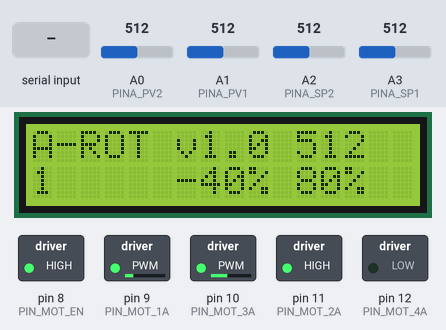
Bench run of a sketch on a simulated Arduino Uno, built with avr-gcc and run on an emulated ATmega328P. Shown: 16×2 character LCD, switched loads named in the sketch (green lamp = pin HIGH). Inputs (shaded band) come from the test bench; at power-on: A3 (PINA_SP1) = 512, A0 (PINA_PV2) = 512, A1 (PINA_PV1) = 512, A2 (PINA_SP2) = 512. What the sketch prints to the serial monitor is not drawn.

Above: at 1.2 s.
1.3 s: "A\n" received over Serial
At 2.8 s:
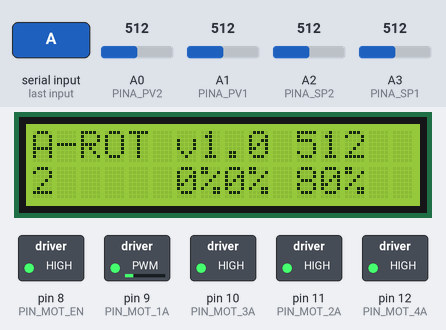
4.3 s: "B\n" received over Serial
At 5.5 s:
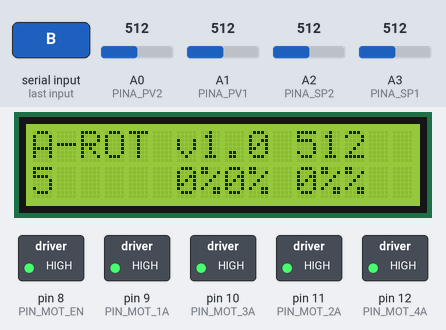
7.3 s: A3 (PINA_SP1) set to 716
At 8.8 s:
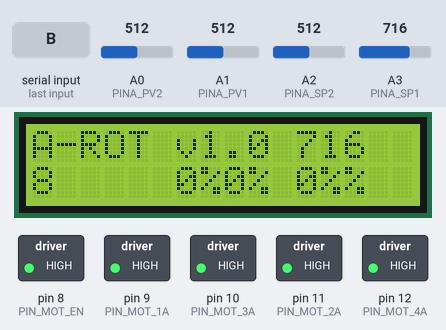
9.5 s: A3 (PINA_SP1) set to 992
At 10.3 s:
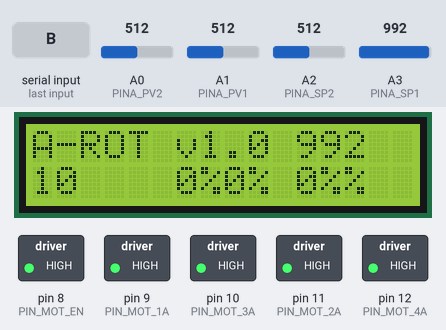
11.5 s: A3 (PINA_SP1) set to 306
At 13.8 s:
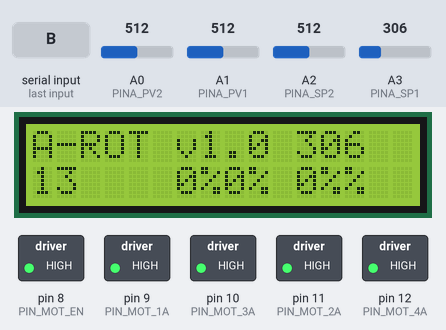
Timing chart, 0 to 15.3 s (numbered marks = the images above; inputs shaded):
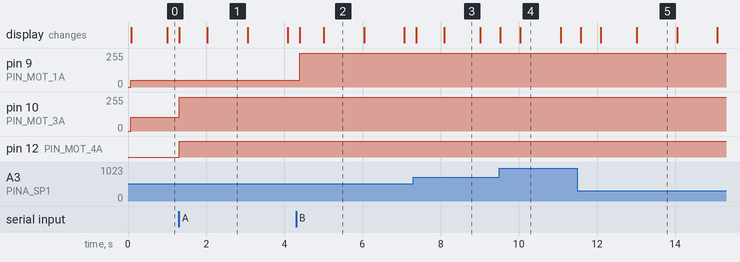

The sketch:

Rotator.ino
```cpp
/*
    Antenna rotator controller firmware
    (c) Karlis Goba 2018
*/

#include <LiquidCrystal.h>
#include "MotorDriver.h"

// LCD (16x2 alphanumeric) pin connections
const int PIN_RS = 2, PIN_EN = 3, PIN_D4 = 4, PIN_D5 = 5, PIN_D6 = 6, PIN_D7 = 7;

// Motor driver (L293D) pin connections
// PWM on pins 9 (OC1A) and 10 (OC1B)
const int PIN_MOT_EN = 8;
const int PIN_MOT_1A = 9, PIN_MOT_2A = 11;
const int PIN_MOT_3A = 10, PIN_MOT_4A = 12;

const int PINA_PV1 = 1;
const int PINA_PV2 = 0;
const int PINA_SP1 = 3;
const int PINA_SP2 = 2;

LiquidCrystal lcd    (PIN_RS, PIN_EN, PIN_D4, PIN_D5, PIN_D6, PIN_D7);
MotorDriver   motor1 (PIN_MOT_EN, PIN_MOT_4A, PIN_MOT_3A);
MotorDriver   motor2 (PIN_MOT_EN, PIN_MOT_2A, PIN_MOT_1A);

struct DisplayInfo {
    int8_t    duty1;
    int8_t    duty2;

    uint16_t  sp1, sp2;
    uint16_t  pv1, pv2;
};

DisplayInfo gInfo;

void setup() {
    Serial.begin(9600);

    lcd.begin(16, 2);
    lcd.print("A-ROT v1.0");

    // Switch to external reference and do a few conversions to ramp up ADC
    analogReference(EXTERNAL);
    for (uint8_t i = 0; i < 8; i++) {
        analogRead(PINA_SP1);
        analogRead(PINA_SP2);
        delay(1);
    }

    motor1.begin();
    motor2.begin();

    // TEST
    set_duty1(-40);
    set_duty2(+80);
}

bool match_token(const char **cursor, const char *needle) {
    if (cursor == NULL) return false;
    if (*cursor == NULL) return false;

    // Compare to needle
    const char * ptr = *cursor;
    while (*needle) {
        if (*ptr != *needle) return false;
        needle++;
        ptr++;
    }

    // Skip whitespace
    while (*ptr == ' ') {
        ptr++;
    }

    // Save result
    *cursor = ptr;
    return true;
}

int get_token(const char **cursor, char *result, int capacity) {
    if (cursor == NULL) return false;
    if (*cursor == NULL) return false;

    int length = 0;
    const char * ptr = *cursor;
    while (*ptr) {
        if (*ptr == ' ') break;
        if (capacity > 1) {
            *result = *ptr;
            capacity--;
            result++;
        }
        length++;
        ptr++;
    }

    // Add zero termination
    if (capacity > 0) {
        *result = '\0';
        capacity--;
    }

    // Skip whitespace
    while (*ptr == ' ') {
        ptr++;
    }

    // Save result
    *cursor = ptr;
    return length;
}

bool parse(const char *line) {
    const char * cursor = line;
    char cmd[10], arg[10];

    get_token(&cursor, cmd, 10);
    get_token(&cursor, arg, 10);

    if (0 == strcmp(cmd, "A")) {
        int arg_int = atoi(arg);
        set_duty1(arg_int);
        return true;
    }
    if (0 == strcmp(cmd, "B")) {
        int arg_int = atoi(arg);
        set_duty2(arg_int);
        return true;
    }
    return false;
}

void parse(char c) {
    static char     line[40];
    static uint8_t  len;

    if (c == 0x0A || c == 0x0D) {
        if (len > 0) {
            line[len] = '\0';
            bool success = parse(line);
            Serial.println(success ? "OK" : "ERROR");
            len = 0;
        }
    }
    else if (len < 40) {
        line[len++] = c;
    }
}

void loop() {
    while (Serial.available()) {
        char c = Serial.read();
        Serial.write(c);
        parse(c);
    }

    gInfo.sp1 = analogRead(PINA_SP1);
    gInfo.sp2 = analogRead(PINA_SP2);

    gInfo.pv1 = analogRead(PINA_PV1);
    gInfo.pv2 = analogRead(PINA_PV2);

    update_display();
    delay(100);
}

void set_duty1(int percent) {
    if (percent > 100) percent = 100;
    if (percent < -100) percent = -100;
    motor1.enable();
    motor1.setDuty(percent);
    gInfo.duty1 = percent;
    Serial.print("M_A: ");
    Serial.print("Setting duty to "); Serial.print(percent); Serial.println('%');
}

void set_duty2(int percent) {
    if (percent > 100) percent = 100;
    if (percent < -100) percent = -100;
    motor2.enable();
    motor2.setDuty(percent);
    gInfo.duty2 = percent;
    Serial.print("M_B: ");
    Serial.print("Setting duty to "); Serial.print(percent); Serial.println('%');
}

void update_display() {
    lcd.setCursor(11, 0);
    lcd.print(gInfo.sp1);
    lcd.print("  ");

    lcd.setCursor(6, 1);
    lcd.print(gInfo.duty1);
    lcd.print('%');

    lcd.setCursor(11, 1);
    lcd.print(gInfo.duty2);
    lcd.print('%');

    lcd.setCursor(0, 1);
    lcd.print(millis() / 1000);
}
```

MotorDriver.cpp
```cpp
#include "MotorDriver.h"

#include <Arduino.h>

MotorDriver::MotorDriver(int pin_en, int pin_dir, int pin_pwm)
    : pin_en(pin_en), pin_dir(pin_dir), pin_pwm(pin_pwm)
{}

void MotorDriver::begin() {
    digitalWrite(pin_en, LOW);
    pinMode(pin_en, OUTPUT);
    pinMode(pin_dir, OUTPUT);
    pinMode(pin_pwm, OUTPUT);

    if (pin_pwm == 9 || pin_pwm == 10) {
        // Mode 8 (frequency and phase correct PWM)
        // Prescaler 1
        TCCR1A &= 0xF0;
        TCCR1B = (1 << CS10) | (1 << WGM13);
        ICR1   = 400;   // 20/2 = 10 kHz

        // Check for OC1A or OC1B
        if (pin_pwm == 9) {
            OCR1A  = 0;   // 0% duty
            TCCR1A |= (1 << COM1A1);
        }
        else {
            OCR1B  = 0;   // 0% duty
            TCCR1A |= (1 << COM1B1);
        }
    }
}

void MotorDriver::setDuty(int8_t percent) {
    uint16_t ocr;

    if (percent < 0) {
        ocr = -(int16_t)percent * 4;
    }
    else {
        ocr = 400 - (int16_t)percent * 4;
    }

    digitalWrite(pin_dir, (percent >= 0) ? HIGH : LOW);

    if (pin_pwm == 9) {
        OCR1A = ocr;
    }
    else if (pin_pwm == 10) {
        OCR1B = ocr;
    }
}

void MotorDriver::enable() {
    digitalWrite(pin_en, HIGH);
}
void MotorDriver::disable() {
    digitalWrite(pin_en, LOW);
}
```

MotorDriver.h
```cpp
#pragma once

#include <stdint.h>

class MotorDriver {
public:
    MotorDriver(int pin_en, int pin_dir, int pin_pwm);

    void begin();

    void enable();
    void disable();

    /// Duty cycle in the range from -100 to 100, corresponding to percent
    // of full PWM. 0 means active braking, if motor is enabled.
    void setDuty(int8_t percent);

private:
    const int pin_en, pin_dir, pin_pwm;
};
```

Measured:
- after the input at 1.3 s, pin 10 (PIN_MOT_3A): 102/255 → 255/255 at once; pin 12 (PIN_MOT_4A): LOW → HIGH at once; the display: first changes at once (image 1 shows a later state)
- after the input at 4.3 s, pin 9 (PIN_MOT_1A): 51/255 → 255/255 after 0.09 s; the display: first changes after 0.10 s (image 2 shows a later state)
- what the display in image 1 shows lasts 1.1 s, from 2.0 s to 3.1 s
